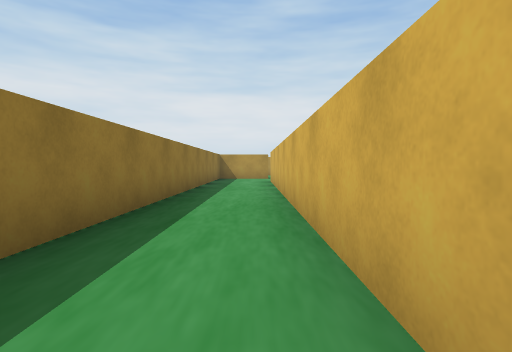
View 1 (above)

24 first-person views from a walk through a Unity game level. The camera is 0.55 m above the floor, tilts 2° down and sees 80° across. The floor is counted in squares, 1 m on a side. Each view is taken from the middle of a square. On the plan, view 1 faces up. The plan holds only what a view shows up to about 9 squares ahead; the rest is blank. The player is left out.

View 2
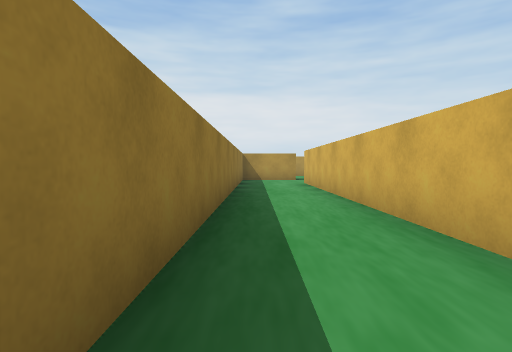

View 3
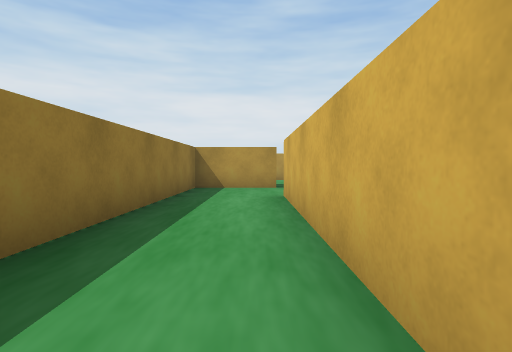

View 4
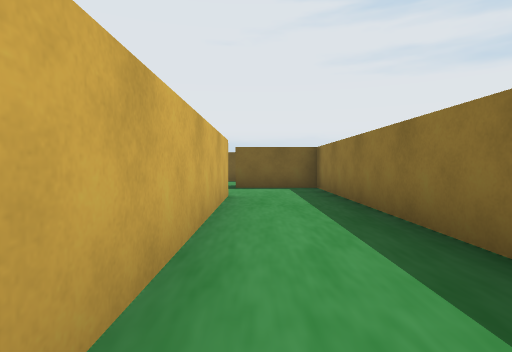

View 5
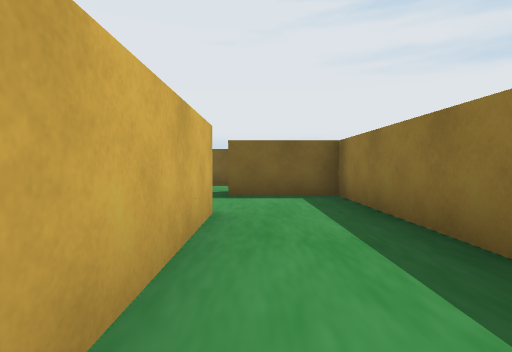

View 6
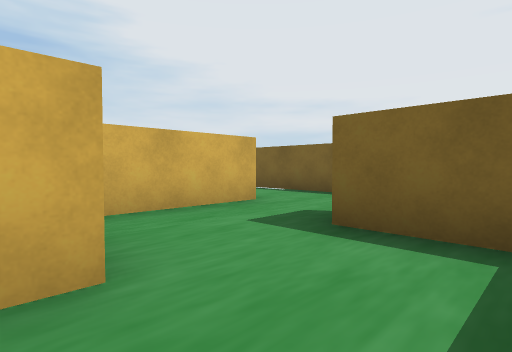

View 7
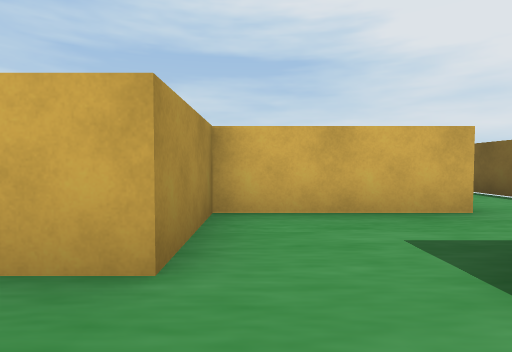

View 8
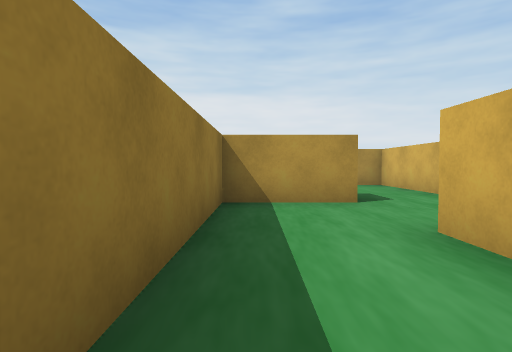

View 9
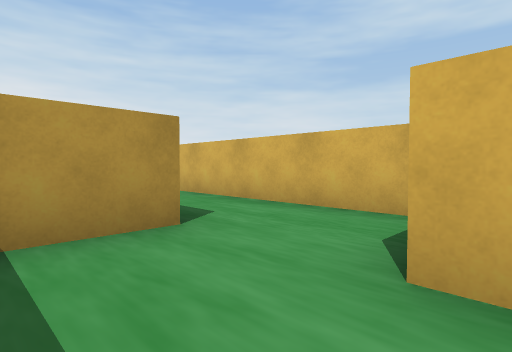

View 10
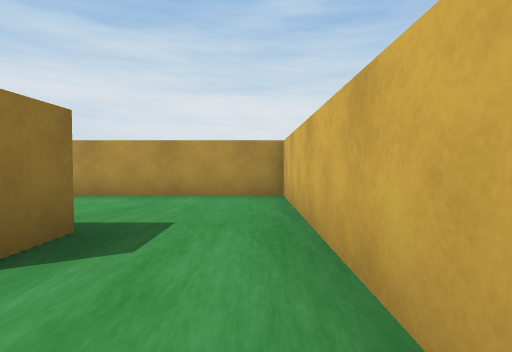

View 11
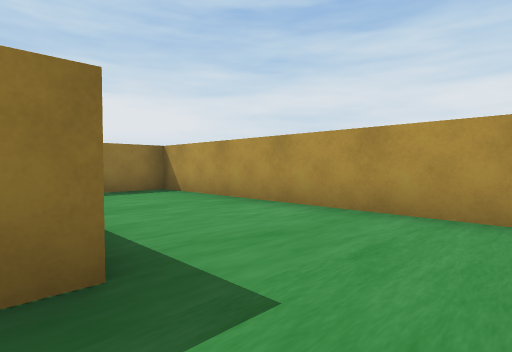

View 12
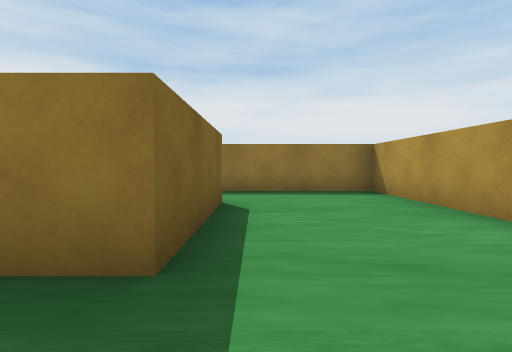

View 13
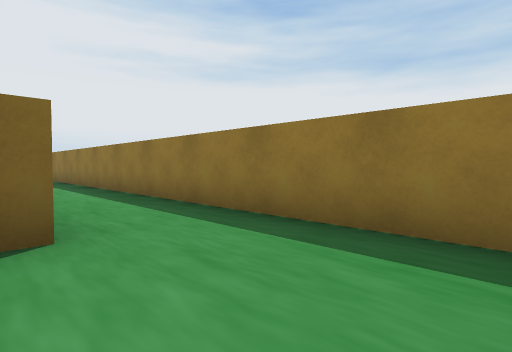

View 14
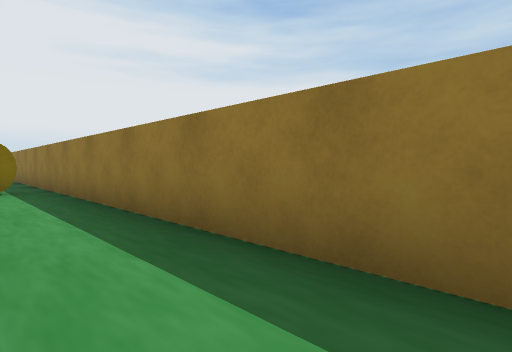

View 15
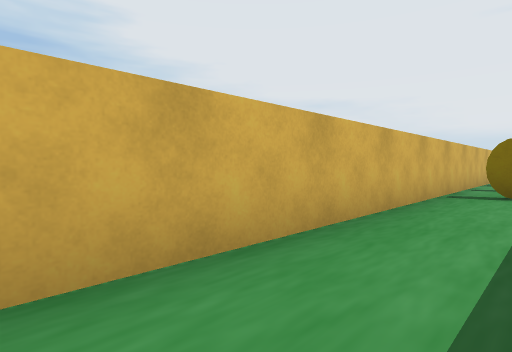

View 16
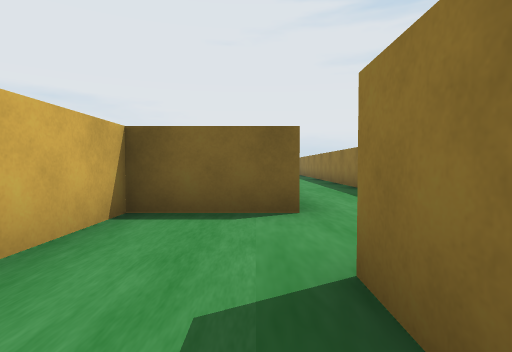

View 17
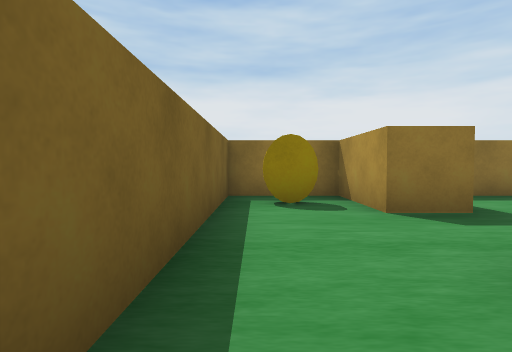

View 18
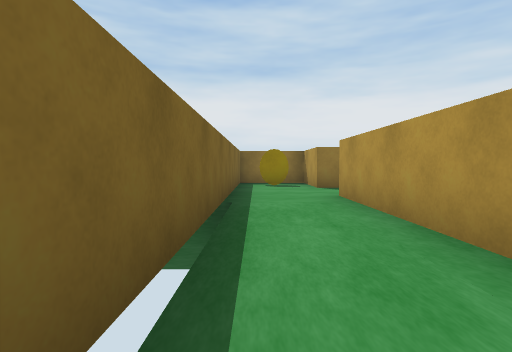

View 19
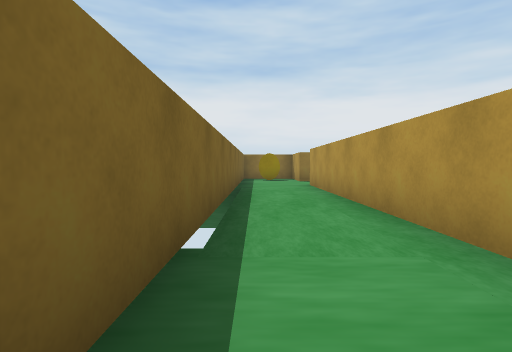

View 20
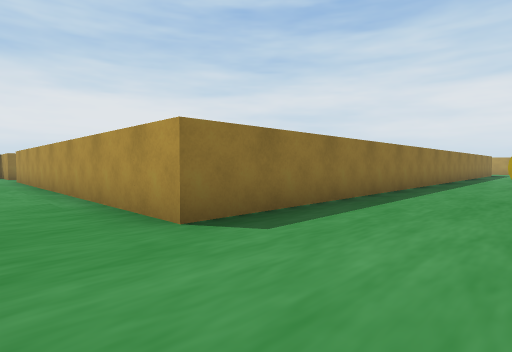

View 21
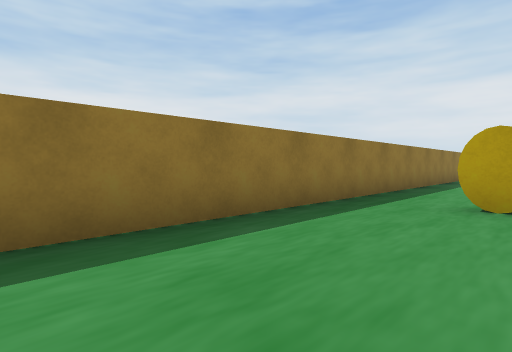

View 22
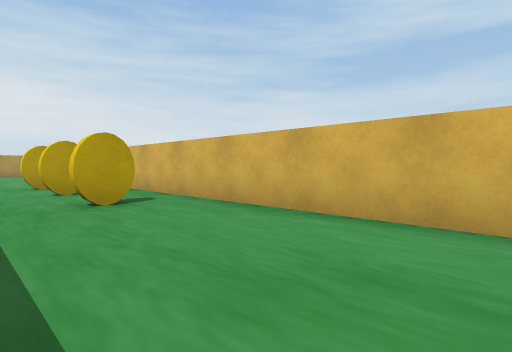

View 23
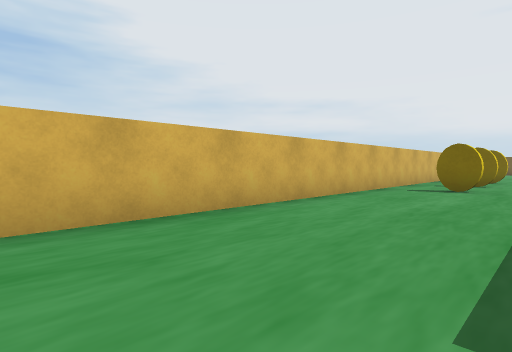

View 24
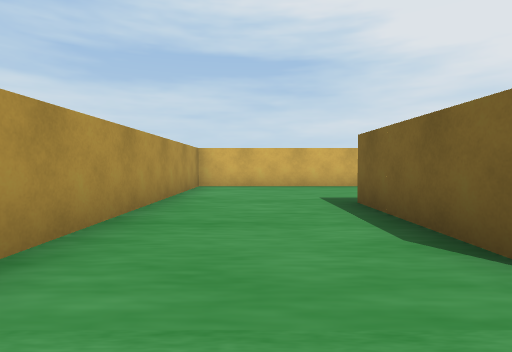

### Floor plan
Points are (right, up) in squares from view 1. A wall is a line through its corners. A room is listed if a view was taken in it or the views show most of it. See-through windows are left out.
Room 1 (views 1, 2, 3, 4, 5, 6, 7, 8, 9, 10)
walls: (0.5, 12.5) (-1.5, 12.5) (-1.5, -3.5) (0.5, -3.5); (2.5, -3.5) (2.5, -1.5) (0.5, -1.5) (0.5, 10.5) (2.5, 10.5) (2.5, 12.5)
ways out: opening at (1.5, 13) to room 2; opening at (1.5, -4) to room 3
Room 2 (views 11, 12, 13, 14, 15, 16)
walls: (-2.6, 13.5) (0.5, 13.5) (0.5, 12.5); (-2.5, 1) (-2.5, 12); (2.5, 12.5) (2.5, 16.5) (-4.5, 16.5) (-4.5, 1.8)
ways out: opening at (1.5, 13) to room 1
objects: coin (-4, 5) to (-3, 6)
Room 3 (views 17, 18, 19, 20, 21, 22, 23, 24)
walls: (12.5, 9.2) (12.5, -4.5) (2.5, -4.5) (2.5, -3.5); (16, -0.8) (16, 16.5) (9.8, 16.5); (9.8, 13.5) (12.5, 13.5); (0.5, -3.5) (0.5, -4.5) (-1.5, -4.5) (-1.5, -6.5) (10.5, -6.5)
ways out: opening at (1.5, -4) to room 1
objects: coin (-1, -6) to (0, -5); coin (14, 3) to (15, 4); coin (14, 5) to (15, 6); coin (14, 7) to (15, 8)

Positions as (right, up) in squares from view 1, and headings:
1: (0, 0), facing up
2: (-1, 1), facing up
3: (0, 5), facing up
4: (0, 4), facing down
5: (0, 2), facing down
6: (-1, -1), facing down-right
7: (-1, -2), facing right
8: (-1, 8), facing up
9: (-1, 10), facing up-right
10: (2, 11), facing up
11: (2, 13), facing up-left
12: (2, 14), facing left
13: (-2, 16), facing down-left
14: (-3, 13), facing down-left
15: (-4, 12), facing down-right
16: (1, 14), facing down
17: (4, -6), facing left
18: (8, -6), facing left
19: (11, -6), facing left
20: (15, -6), facing up-left
21: (15, -1), facing up-left
22: (13, -1), facing up-right
23: (13, 15), facing down-right
24: (8, 15), facing right
